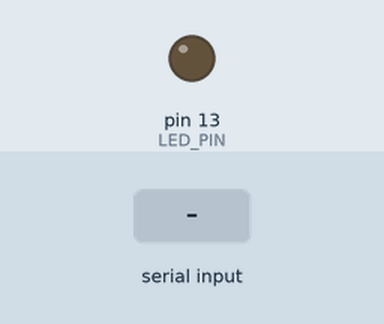
The sketch below on a simulated Arduino Uno, built with avr-gcc and run on an emulated ATmega328P. On the bench: output pins drawn as LEDs (lit = HIGH). The test bench sets the inputs (shaded band).

Above: at 1.2 s.
1.3 s: "1" received over Serial
At 2.1 s:
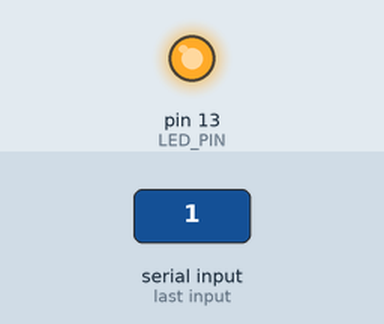
Timing chart, 0 to 4.3 s (numbered marks = the images above; inputs shaded):
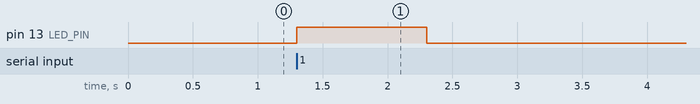

Measured:
- after the input at 1.3 s, pin 13 (LED_PIN): LOW → HIGH at once, → LOW 1.0 s later

The sketch:

simple_trigger.ino
```cpp
String inputString = "";         // a String to hold incoming data
boolean stringComplete = false;  // whether the string is complete
const int LED_PIN = 13;

long lastTimeTriggered = 0;
int  afterTriggerDelay = 1000;
void setup() {

  // initialize serial:
  Serial.begin(9600);
  // reserve 200 bytes for the inputString:
  inputString.reserve(200);


  pinMode(LED_PIN, OUTPUT);
  digitalWrite(LED_PIN, LOW);
}

void loop() {

  // TODO: add logic
  // print the string when a newline arrives:
  //  if (stringComplete) {
  //    Serial.println(inputString);
  //
  //    lastTimeTriggered = millis();
  //    digitalWrite(LED_PIN, HIGH);
  //
  //    //if(inputString ==
  //    // clear the string:
  //    inputString = "";
  //    stringComplete = false;
  //  }

  if(millis() - lastTimeTriggered > afterTriggerDelay) {
    digitalWrite(LED_PIN, LOW);
  }
}

/*
  SerialEvent occurs whenever a new data comes in the hardware serial RX. This
  routine is run between each time loop() runs, so using delay inside loop can
  delay response. Multiple bytes of data may be available.
*/
void serialEvent() {
  while (Serial.available()) {
    lastTimeTriggered = millis();
    digitalWrite(LED_PIN, HIGH);
    // get the new byte:
    char inChar = (char)Serial.read();
    Serial.flush();

    // TODO:
//    // add it to the inputString:
//    inputString += inChar;
//    // if the incoming character is a newline, set a flag so the main loop can
//    // do something about it:
//    if (inChar == ',') {
//      stringComplete = true;
//    }
  }
}
```
